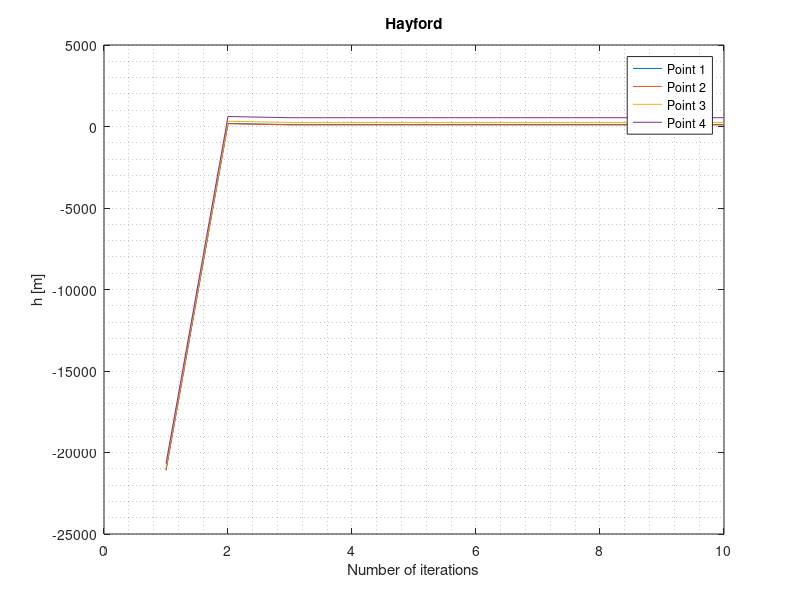

MATLAB code for this plot: (Note: this script raises an error after producing the figure.)
% The algorithm is iterative and the transformation introduces some errors.
close all;
clear all;
clc;
format long

X = [4499525.4271; 4495694.2695; 4503484.7172; 4498329.3715];
Y = [585034.1293; 592457.8605; 578160.7507; 562840.7651];
Z = [4467910.3596; 4470744.7781; 4465024.3002; 4472537.6125];

threshold = 10e-8;
e2 = 0.00672267002233323;  % Hayford
a = 6378388;  % Hayford
lambda = atan(Y./X);

% Step 1.
r = sqrt(X.^2 + Y.^2);
phi = atan(Z./r);

for k = 1 : 10  % 7 iterations are needed
    % Step 2.
    W = sqrt(1 - (e2).*(sin(phi)).^2);
    N = a ./ W;

    % Step 3.
    h = (X ./ (cos(phi) .* cos(lambda))) - N;
    phi = atan(Z ./ (r .* (1 - ((e2*N)./(N+h)))));

    % To save data.
    h_mat(k, 1:4) = h;
    phi_mat(k, 1:4) = phi;
end

figure(1)
plot(h_mat)
title('Hayford')
grid minor
xlabel('Number of iterations')
ylabel('h [m]')
legend(['Point 1'; 'Point 2'; 'Point 3'; 'Point 4'], 'location', 'best')

colNames = {'phi', 'lambda', 'h'};
rowNames = {'Point1', 'Point2', 'Point3', 'Point4'};
hayford = array2table([rad2deg(phi) rad2deg(lambda) h],...
                    'VariableNames', colNames,...
                    'rowNames', rowNames)
colName = {'Point1', 'Point2', 'Point3', 'Point4'};
hHayford = array2table(h_mat, 'VariableName', colName)

e2 = 0.006694379990141;  % WGS84
a = 6378137;  % WGS84
lambda = atan(Y./X);

% Step 1.
r = sqrt(X.^2 + Y.^2);
phi = atan(Z./r);

for k = 1 : 10  % 7 iterations are needed
    % Step 2.
    W = sqrt(1 - (e2).*(sin(phi)).^2);
    N = a ./ W;

    % Step 3.
    h = (X ./ (cos(phi) .* cos(lambda))) - N;
    phi = atan(Z ./ (r .* (1 - ((e2*N)./(N+h)))));

    % To save data.
    h_mat(k, 1:4) = h;
    phi_mat(k, 1:4) = phi;
end

figure(2)
plot(h_mat)
title('WGS84')
grid minor
xlabel('Number of iterations')
ylabel('h [m]')
legend(['Point 1'; 'Point 2'; 'Point 3'; 'Point 4'], 'location', 'best')

colNames = {'phi', 'lambda', 'h'};
rowNames = {'Point1', 'Point2', 'Point3', 'Point4'};
WGS84 = array2table([rad2deg(phi) rad2deg(lambda) h],...
                    'VariableNames', colNames,...
                    'rowNames', rowNames)
colName = {'Point1', 'Point2', 'Point3', 'Point4'};
hWGS84 = array2table(h_mat, 'VariableName', colName)